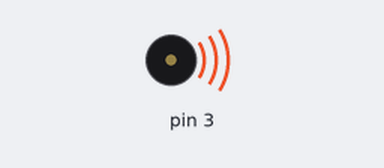
The sketch below on a simulated Arduino Uno, built with avr-gcc and run on an emulated ATmega328P. Parts: buzzer (waves = sounding).

Above: at 0.3 s.
At 8.8 s:
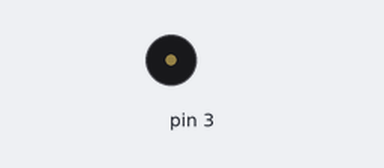
Timing chart, 0 to 12.7 s (numbered marks = the images above):
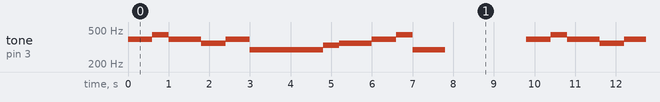

Measured:
- by itself, tone on pin 3: repeats every 9.8 s: 440 Hz 0.40 s, 392 Hz 0.80 s, 349 Hz 0.60 s, 392 Hz 0.60 s, 294 Hz 1.8 s, 330 Hz 0.40 s, 349 Hz 0.80 s, 392 Hz 0.60 s, 440 Hz 0.40 s, 294 Hz 0.80 s, silent 2.0 s, 392 Hz 0.60 s

The sketch:

43_buzzertone_with_melody1.ino
```cpp
// C++ code
//
void setup()
{
  pinMode(3, OUTPUT);
}

void loop() {
  int noteDuration;

  // İlk ölçü
  noteDuration = 600;
  tone(3, 392, noteDuration); // G4
  delay(noteDuration);

  noteDuration = 400;
  tone(3, 440, noteDuration); // A4
  delay(noteDuration);

  noteDuration = 800;
  tone(3, 392, noteDuration); // G4
  delay(noteDuration);

  noteDuration = 600;
  tone(3, 349, noteDuration); // F4
  delay(noteDuration);

  noteDuration = 600;
  tone(3, 392, noteDuration); // G4
  delay(noteDuration);

  noteDuration = 1200;
  tone(3, 294, noteDuration); // D4
  delay(noteDuration);

  // İkinci ölçü
  noteDuration = 600;
  tone(3, 294, noteDuration); // D4
  delay(noteDuration);

  noteDuration = 400;
  tone(3, 330, noteDuration); // E4
  delay(noteDuration);

  noteDuration = 800;
  tone(3, 349, noteDuration); // F4
  delay(noteDuration);

  noteDuration = 600;
  tone(3, 392, noteDuration); // G4
  delay(noteDuration);

  noteDuration = 400;
  tone(3, 440, noteDuration); // A4
  delay(noteDuration);

  noteDuration = 800;
  tone(3, 294, noteDuration); // D4
  delay(noteDuration);

  // Melodiyi durdur
  noTone(3);

  // Döngünün başına dönmeden önce biraz bekle
  delay(2000);
}
```
